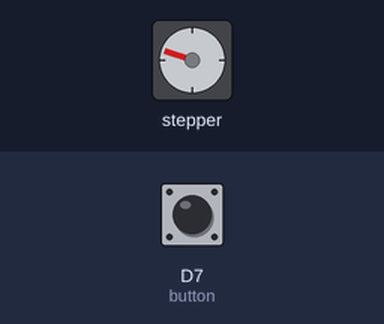
Recording of a sketch running on a simulated ESP8266 (NodeMCU). On the bench: stepper motor. Inputs (shaded band) come from the test bench; at power-on: D7 (button) LOW. Stepper angles assume 200 steps per turn.

Above: at 1.2 s.
1.3 s: D7 (button) pulled HIGH for 0.15 s
At 1.66 s:
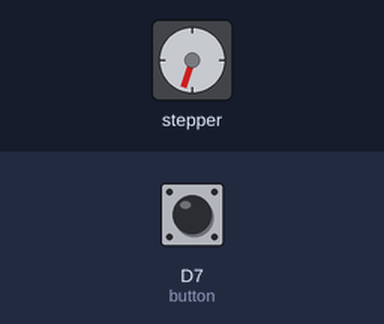
4.3 s: D7 (button) pulled HIGH for 1 s
At 5.28 s:
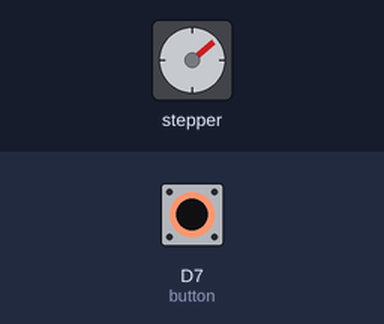
8.3 s: D7 (button) pulsed HIGH 2 times (0.12 s each, 0.3 s apart)
At 9.21 s:
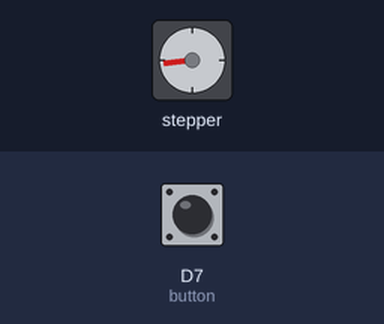
11.9 s: D7 (button) pulled HIGH for 0.15 s
At 12.53 s:
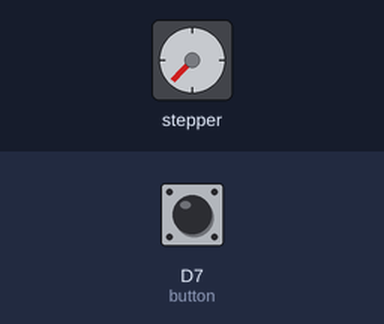
15.0 s: D7 (button) pulled HIGH for 3.2 s
21.2 s: D7 (button) pulled HIGH for 0.15 s
Timing chart, 0 to 71.8 s (numbered marks = the images above; inputs shaded):
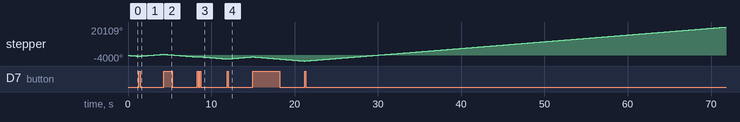

The sketch:

requirement-A.ino
```cpp
#include <ESP8266WiFi.h>
#include <Stepper.h>
int button = D7;
int oldvalue = 0;
int value = 0;

const int revolution = 200;                   // Revolution steps
int clockwise = -1;                           // One step clockwise
Stepper stepper(revolution, D1, D2, D5, D6);  // Initialize the stepper library on D1,D2,D5,D6
void setup() {
  stepper.setSpeed(80);  // Set motor speed at 80 rpm
  pinMode(button, INPUT);
}
void loop() {
  oldvalue = value;
  value = digitalRead(button);
  if (value == 1 && oldvalue == 0) {
    clockwise *= -1;
  }
  stepper.step(clockwise);  // Move motor
}
```
